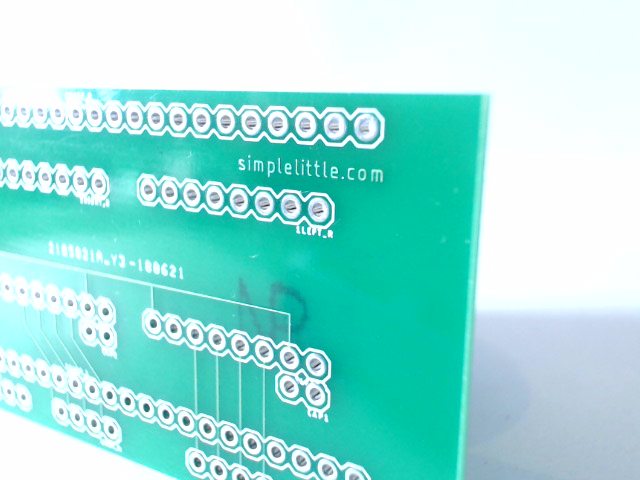
#> input picture [Dataset]_Module22_images/pcb.png, 640 x 480 px; the run also reads 1 picture not shown here
$ jupyter execute --allow-errors '[Notebook - Student] Module 22 (Introduction to Inference Models).ipynb'   (shell and % lines are left out)
#> lines starting #> are read from the running program, lines starting #| are printed output that depends on the picture
### utils/opv.py
# https://github.com/simpledevelopments/OpenVINO-Python-Utils
#
# OpvModel v1.2 (Supports multiple ncs devices. Use a different ncs number for each device when creating object OpvModel)
# - name
# - input_layer
# - input_shape
# - output_layer
# - Preprocess(bgr_image)
# - Predict(bgr_image)      returns list of results
# - lastresult [if prediction has been made]
# - labels     [if labels are available]
# - ClearMachine()
#
# Run ClearMachine() after the model is no longer required for inferences. Not required if executing from command line.

import cv2
import numpy as np
from openvino.inference_engine import IENetwork, IECore
import os

class OpvExec:
    __machine = []
    __machine_ids = []
    def __init__(self, machine_id=0):
        self._machine_id = machine_id
        if (not machine_id in self.__class__.__machine_ids):       #Create if it does not exist
            self.__class__.__machine_ids.append(machine_id)
            self.__class__.__machine.append(None)
    def _HasValidMachine(self):
        return (self._machine_id in self.__class__.__machine_ids) and self.__class__.__machine [self.__class__.__machine_ids.index(self._machine_id)] is not None
    def _SetMachine(self, machine):
        self.__class__.__machine[self.__class__.__machine_ids.index(self._machine_id)] = machine
    # [10 lines left out: functions _GetMachine, ClearMachine, not called in this run]

class OpvModel(OpvExec):
    def __init__(self, model_name, device, fp="FP32", debug=False, ncs=1):
        OpvExec.__init__(self, ncs)
        assert(fp in ('FP16','FP32'))
        self.name = model_name
        self._debug = debug
        if (self._HasValidMachine()):
            self.ClearMachine()
            if (self._debug == True):
                print("Loaded Machine Released")

        #Load the .xml and .bin files for the model (and .labels if it exists)
        model_xml = "models/"+model_name+"/"+fp+"/"+model_name+".xml" #data
        model_bin = os.path.splitext(model_xml)[0] + ".bin"
        model_labels = os.path.splitext(model_xml)[0] + ".labels"
        if (os.path.exists(model_labels)):
            self.labels = np.loadtxt(model_labels,dtype="str",delimiter="\n")
        ie = IECore()
        net = ie.read_network(model=model_xml, weights=model_bin)
        net.batch_size = 1

        # [20 lines of commented-out code are left out]

        self.input_layer = next(iter(net.inputs))
        self.input_shape = net.inputs[self.input_layer].shape
        self.output_layer = next(iter(net.outputs))

        self._SetMachine(ie.load_network(network=net, num_requests=2, device_name=device))
        del net
        del ie
        if (self._debug):
            print("[INFO] Model " + model_name + " Loaded and Ready on NCS device "+str(ncs))

    # [20 lines left out: functions Preprocess, Predict, not called in this run]


### [Notebook - Student] Module 22 (Introduction to Inference Models).ipynb
# Types of Inference Models

To navigate up and down, you can use the up and down arrow keys on your keyboard<br />
To execute code in this workbook, select the code block and press **Shift+Enter** <br />
To edit the code block, press enter.

#### The codes in this workbook are cumulative. (Variables defined continue to be available until the notebook is closed) <br />
So do start from the top and work your way down to avoid unexpected results!

For more help on using Jupyter Notebook, you can click on Help > User Interface Tour in the menu above, <br />
or visit https://jupyter-notebook.readthedocs.io/en/stable/ui_components.html

Experiment and test out your ideas, for that is one of the fastest ways to learn!

## 1. What can machine learning models predict?

In the last session, you trained a model that took in an image (as input), and returned a prediction of which class it belonged to (as output). That was a form of **classification**. Some of you went further to determine where the cards were within the image. That was a form of **localization**. And some of you went on to classify which class each individual pixel in the image belonged to. That was a form of **image segmentation**.

In general, machine learning models take feature vectors as inputs. For computer vision, these feature vectors are calculated from the images. They are then fed into the model which consequently predicts a set of output. These outputs may include:

- For **image classification**, a class label for the image
- For **localization**, a class label for the image, and coordinates for the bounding box.
- For **object detection**, a list of bounding boxes (and class labels for object recognition) for objects detected.
- For **image segmentation**, a class label for each pixel in the image
- The output may also include the probability scores for the different class labels.

Today's session will introduce Convolutional Neural Networks (CNN), and then go on to explore how to make use of pre-trained models for classification and object detection in the real world.
1. What are Convolutional Neural Networks
1. How to use the Intel® OpenVINO™ Inference Engine with OpenCV
1. How to make inferences on the Intel Neural Compute Stick 2

## Convolutional Neural Networks (CNN)

In the last session, we made use of basic machine learning algorithms such as kNN and SVM. In recent years, Convolutional Neural Networks (CNN) have gained great popularity due to its effectiveness. CNNs are a form of Neural Networks that are made up of a series of convolution filters. And the network learns the optimal filters (also known as weights) through the process of training.

**What are convolutions?**

In simple terms, convolutions are a mathematical operations performed on the input to produce an output. It can also be used as a form of feature extraction.

Convolutions can also be used for basic image processing. For example, blurring, sharpening, averaging, and bilateral filtering.

For CNNs, the model learns the optimal weights each of the convolution operations during training (instead of having them manually defined). Optimization techniques such as gradient descent are used (together with back propagation of errors) in order to calculate the optimal "weights" for each of the convolutions. We will not be going into the detailed implementation or math in this session, but you are always encouraged to [learn more](http://deeplearning.stanford.edu/tutorial/supervised/ConvolutionalNeuralNetwork/).

### 1.1 Convolutions

Let us just apply a few convolution filters on a photograph of a printed circuit board (PCB) to somewhat visualize the concept of convolutions. **cv2.filter2D** is an image processing function in OpenCV that can be used to perform convolutions https://docs.opencv.org/2.4/doc/tutorials/imgproc/imgtrans/filter_2d/filter_2d.html

Notice how the words and circuit board patterns are clearer and sharper after some convolution filters are applied, compared to others. Does it remind you of thresholding in the earlier session? Convolutions can be used to extract meaningful features from input images. And in the context of CNNs, a series of convolutions are typically used (and not just 1).

Let us work through some code.

[cell 1]
import cv2
import numpy as np

# Let's quickly recap the code to read in an image
image = cv2.imread("[Dataset]_Module22_images/pcb.png")
#> image is the input picture: shape (480, 640, 3); mean B, G, R 219.5, 225.6, 151.7

# We convert it to greyscale to illustrate 2D convolutions.
gray = cv2.cvtColor(image, cv2.COLOR_BGR2GRAY)
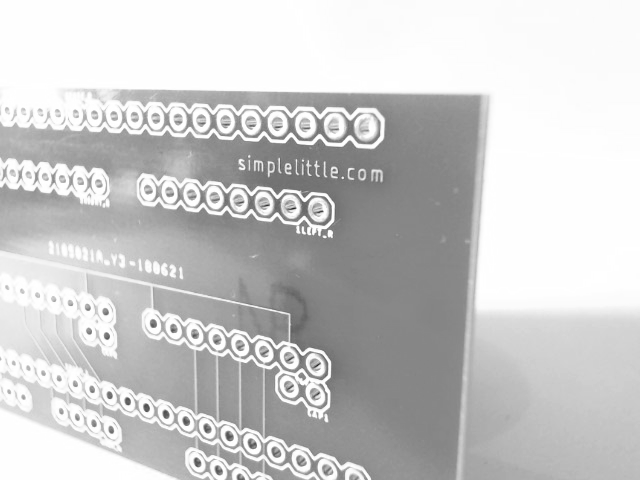
#> gray: shape (480, 640); min 38, max 255, mean 202.8

# Display the greyscale image
cv2.imshow("Original Greyscale Image",gray)
cv2.waitKey(0)
cv2.destroyAllWindows()

Let's try to blur this image using a convolution filter as follows. How does the result compare to the original?

[cell 2]
kernel1 = np.ones((19,19),np.float32)/361      # a 19x19 convolution filter
filter1 = cv2.filter2D(gray,-1,kernel1)
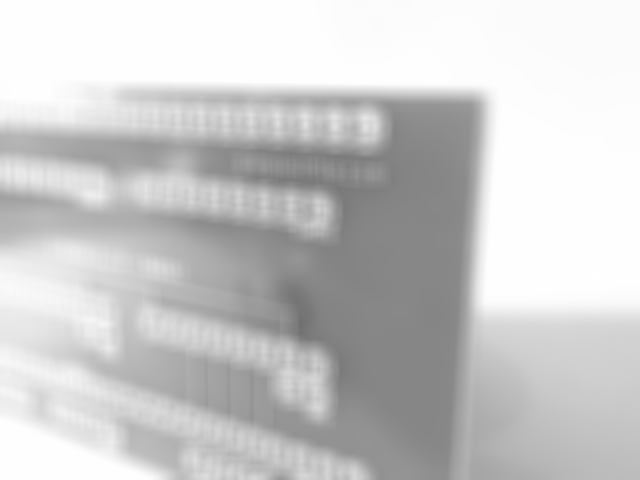
#> filter1: shape (480, 640); min 112, max 255, mean 202.8

cv2.imshow("Original Greyscale Image",gray)
cv2.imshow("Filter1",filter1)
cv2.waitKey(0)
cv2.destroyAllWindows()

Let's try another filter

[cell 3]
kernel2 = np.array((                        # a 3x3 convolution filter
    [0, -1, 0],
    [-1, 4, -1],
    [0, -1, 0]), np.float32)*2
filter2 = cv2.filter2D(gray,-1,kernel2)
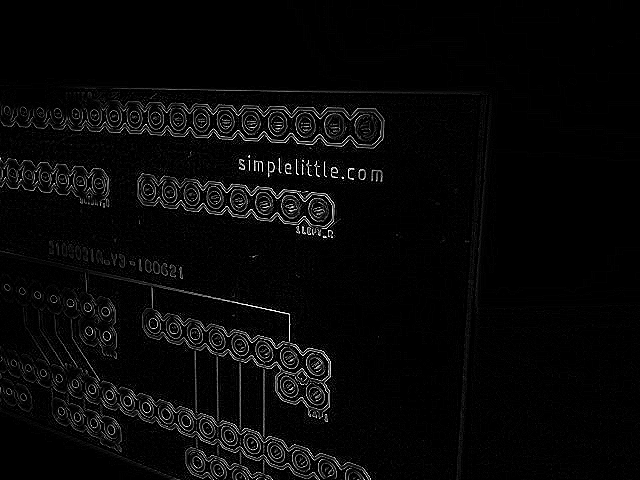
#> filter2: shape (480, 640); min 0, max 255, mean 8.1

cv2.imshow("Original Greyscale Image",gray)
cv2.imshow("Filter2",filter2)
cv2.waitKey(0)
cv2.destroyAllWindows()

Did you notice the 3x3 array of numbers in the code above? That is the convolution filter that is used to perform the mathematical operations on the input image. [Read more](http://ufldl.stanford.edu/tutorial/supervised/FeatureExtractionUsingConvolution/#convolutions) to see how the image can be transformed to a convolved feature using a filter like this. The example in the link illustrates the resulting feature vector output as smaller than the input. However, in our examples, the output maintains the same size as the input because cv2.filter2D adds a padding automatically.

Let's try 1 more filter

[cell 4]
kernel3 = np.array((
    [-2, -2, 0],
    [-2, 1, 2],
    [0, 2, 2]), dtype="int")
filter3 = cv2.filter2D(gray,-1,kernel3)
#> (the rest of the program and of its run is left out)
